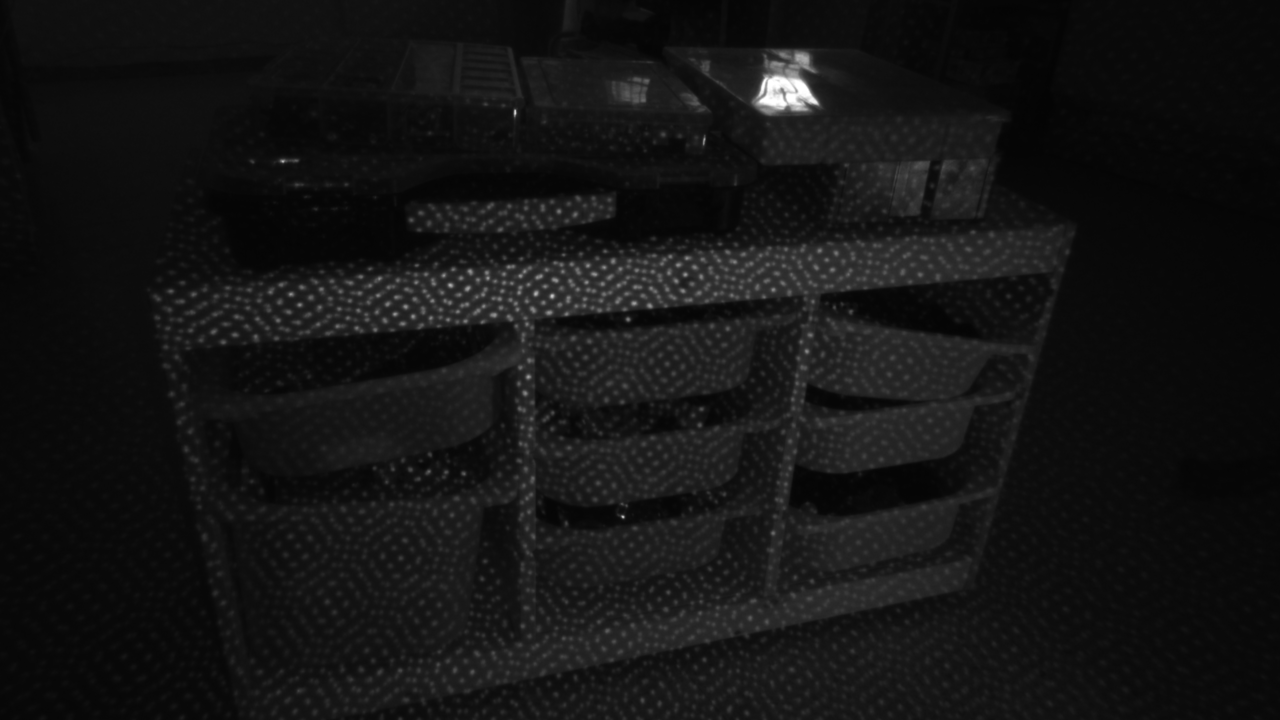
#> input picture l_active.png, 1280 x 720 px
$ python stereobm.py
#> lines starting #> are read from the running program, lines starting #| are printed output that depends on the picture; after the words box and inside, x2 and y2 are one past the last pixel; in counts of white or black regions, pixels touching at a corner belong together
import numpy
import cv2

from matplotlib import pyplot as plt
from matplotlib import cm

left  = cv2.imread("l_active.png", cv2.IMREAD_GRAYSCALE)
#> left is the input picture: shape (720, 1280); min 4, max 255, mean 20
right = cv2.imread("r_active.png", cv2.IMREAD_GRAYSCALE)
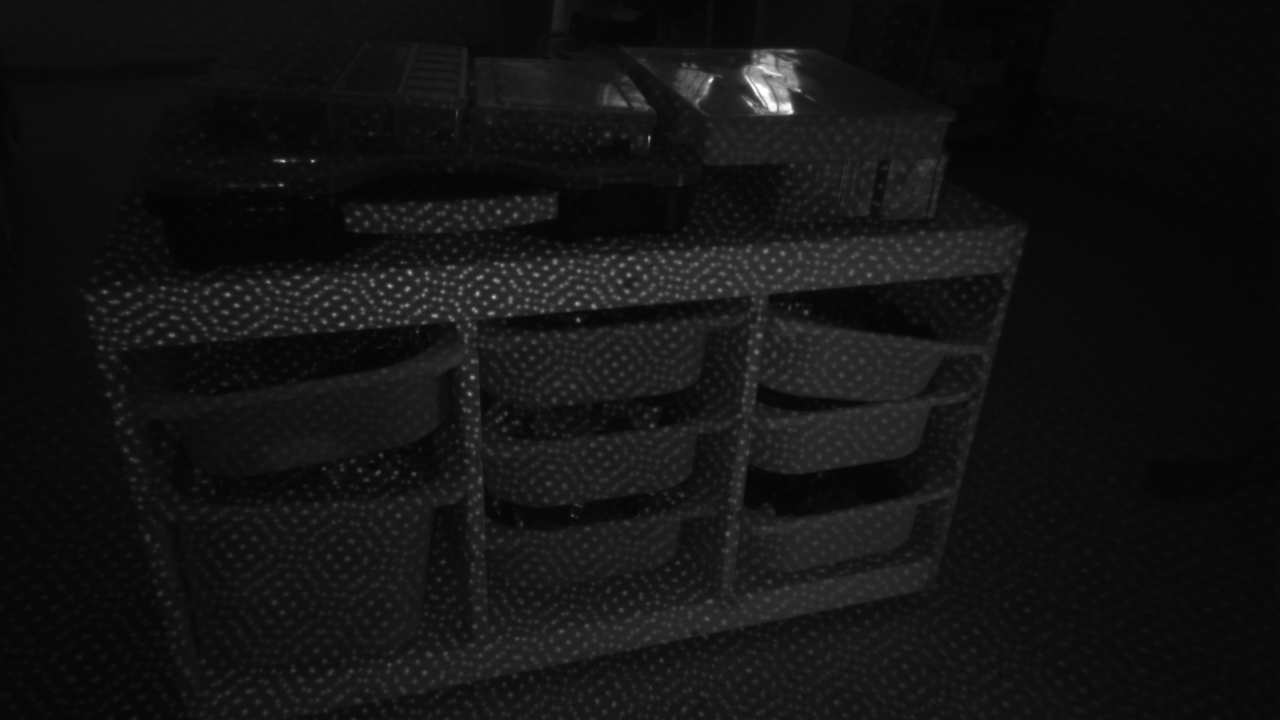
#> input picture r_active.png, 1280 x 720 px
#> right is the input picture: shape (720, 1280); min 4, max 255, mean 19.5

fx = 942.8        # lense focal length
baseline = 54.8   # distance in mm between the two cameras
disparities = 128 # num of disparities to consider
block = 31        # block size to match
units = 0.512     # depth units, adjusted for the output to fit in one byte

sbm = cv2.StereoBM_create(numDisparities=disparities,
                          blockSize=block)

# calculate disparities
disparity = sbm.compute(left, right)
valid_pixels = disparity > 0
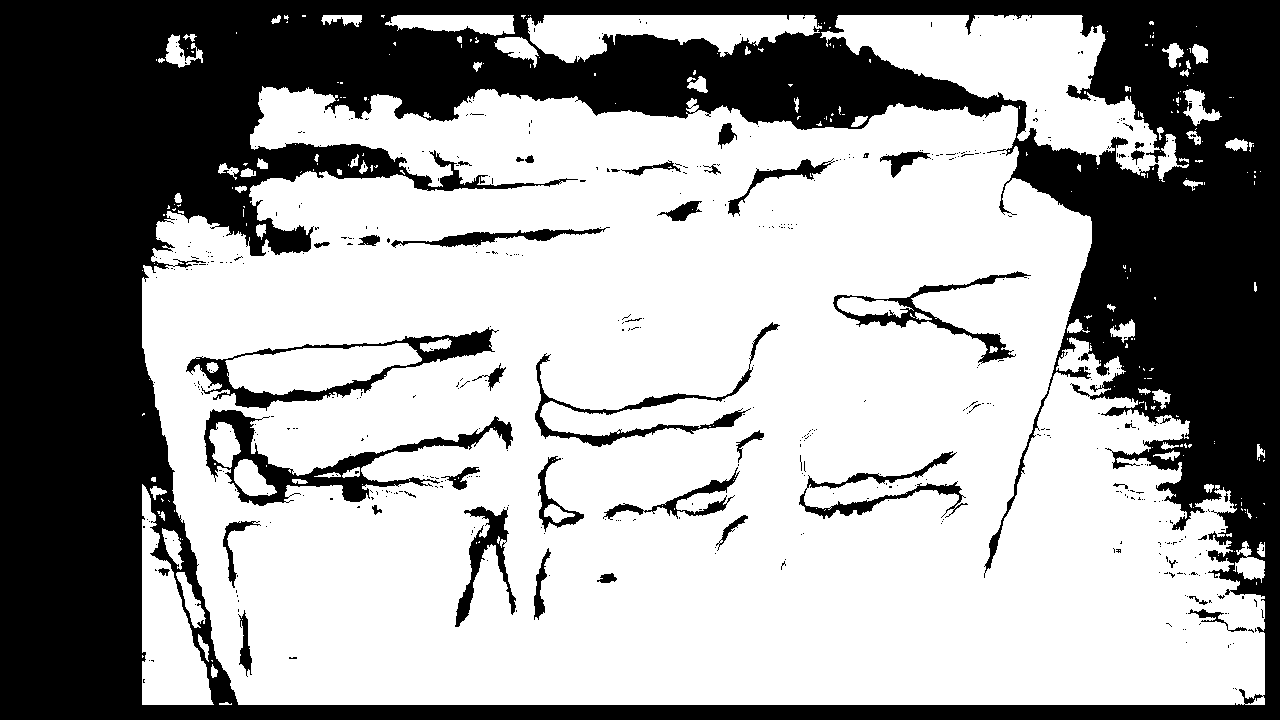
#> valid_pixels: shape (720, 1280) bool; 62.8% white; 514 black regions (468 under 20 px), largest, box (x1, y1, x2, y2) and area: (0, 0, 1280, 720) 312487, (204, 409, 513, 506) 6117, (186, 327, 499, 411) 4530

# calculate depth data
depth = numpy.zeros(shape=left.shape).astype("uint8")
depth[valid_pixels] = (fx * baseline) / (units * disparity[valid_pixels])

# visualize depth data
depth = cv2.equalizeHist(depth)
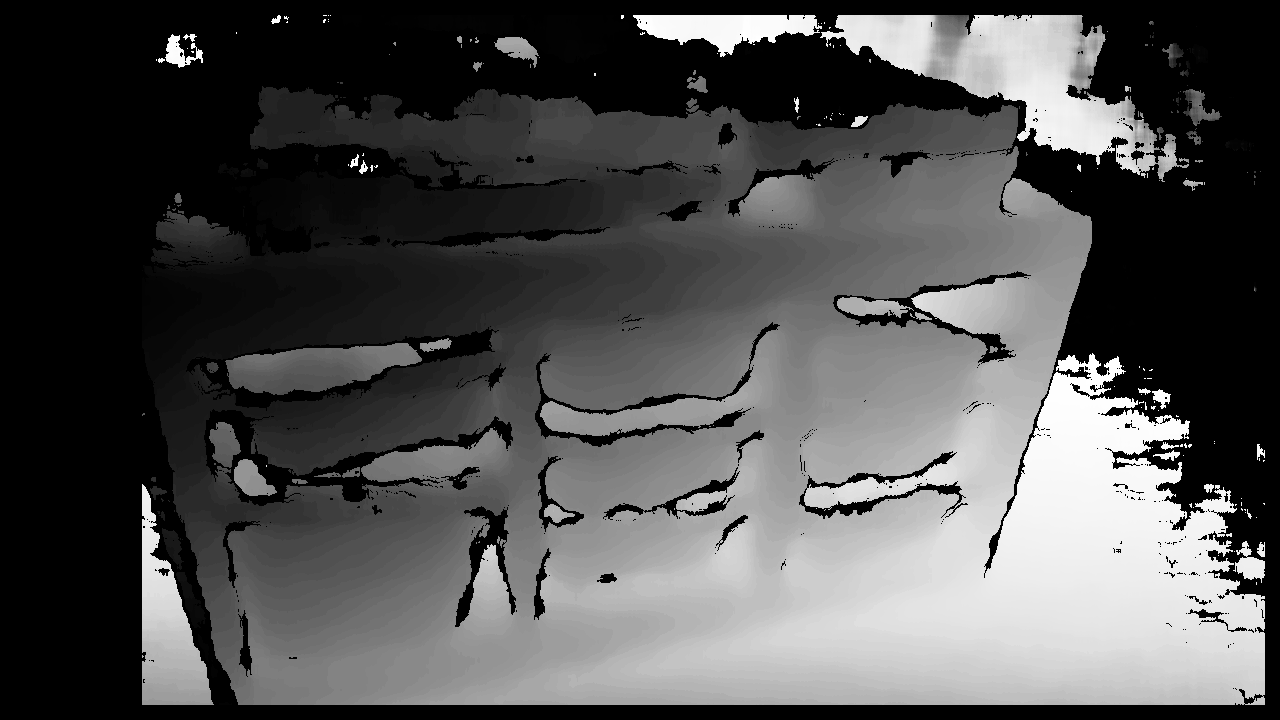
#> depth: shape (720, 1280); min 0, max 255, mean 81.1
colorized_depth = numpy.zeros((left.shape[0], left.shape[1], 3), dtype="uint8")
temp = cv2.applyColorMap(depth, cv2.COLORMAP_JET)
colorized_depth[valid_pixels] = temp[valid_pixels]
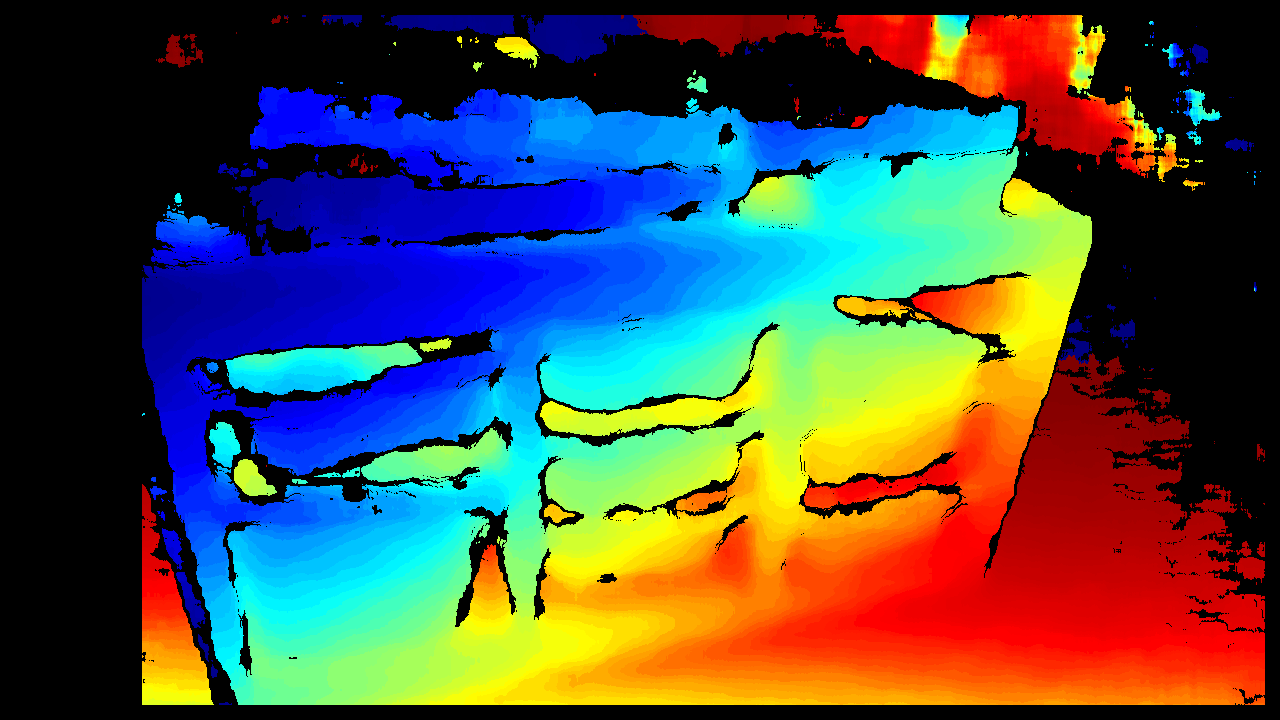
#> colorized_depth: shape (720, 1280, 3); mean B, G, R 74.4, 80.2, 76.3
plt.imshow(colorized_depth)
plt.show()
